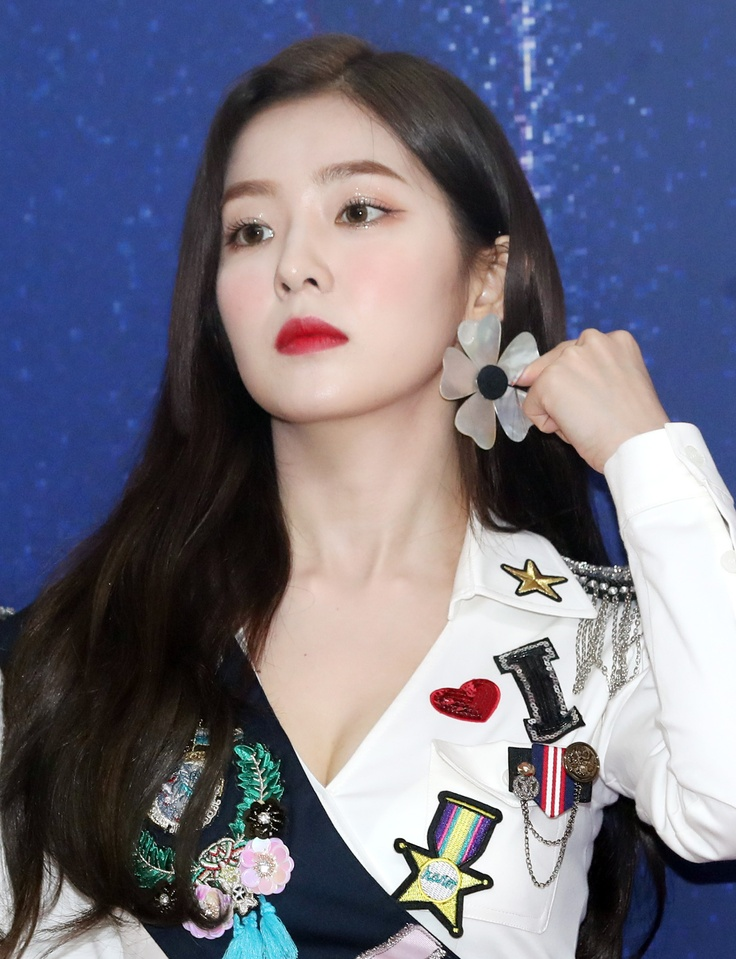
#> input picture irin.jpg, 736 x 959 px, shrunk from 1665 x 2169 before the run
$ python 09_filter.py
#> lines starting #> are read from the running program, lines starting #| are printed output that depends on the picture
import cv2
import numpy as np

img = cv2.imread("irin.jpg")
#> img is the input picture: shape (959, 736, 3); mean B, G, R 127.3, 111.2, 111.8

# ker = np.ones(3,3)
ker = np.random.rand(3,3)

new_img = cv2.filter2D(img, -1, ker)
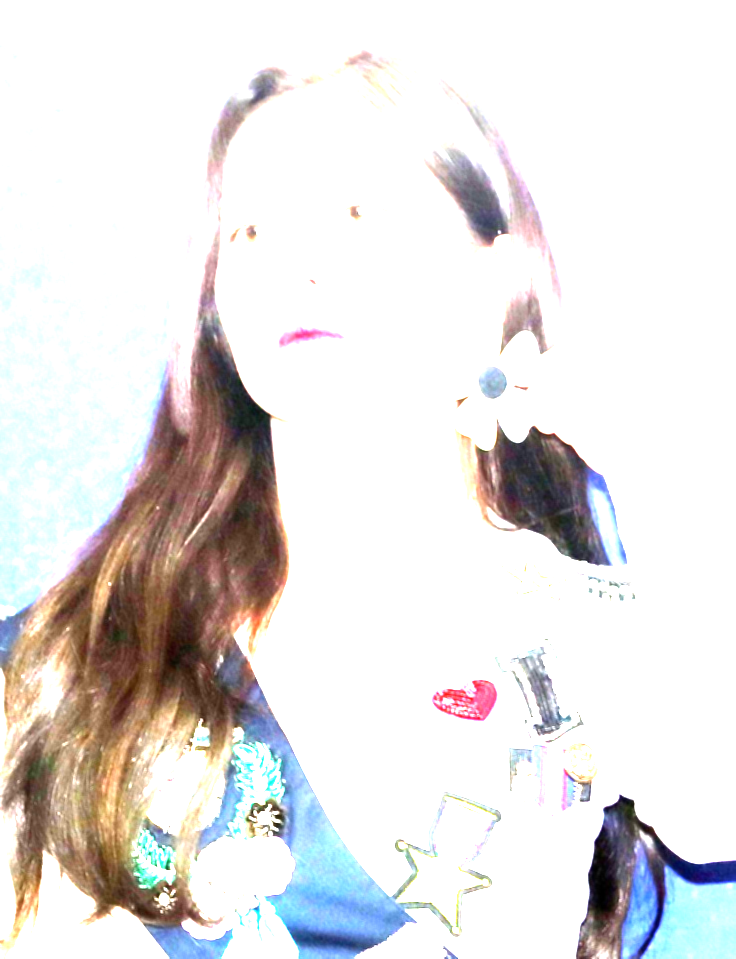
#> new_img: shape (959, 736, 3); mean B, G, R 225.6, 226.3, 229.1

cv2.imshow("image", new_img)
cv2.waitKey()
cv2.destroyAllWindows()
